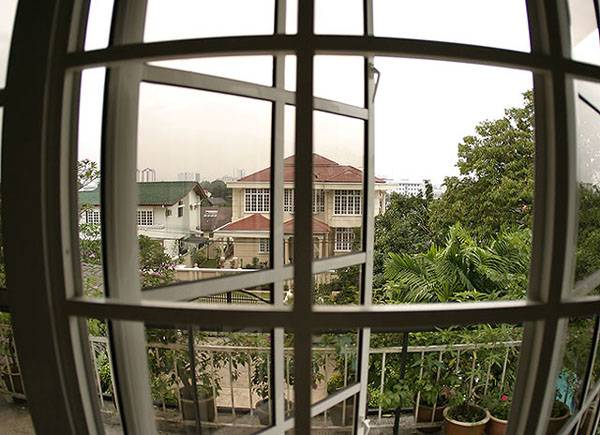
//> input picture Semester7/DZO/C06/images/distorted_window.jpg, 600 x 435 px
$ ./main   (built with g++ and OpenCV 4)
//> lines starting //> are read from the running program, lines starting //| are printed output that depends on the picture
#include <opencv2/opencv.hpp>

struct RLDUserData
{
    cv::Mat &src_8uc3_img;
    cv::Mat &undistorted_8uc3_img;
    int K1;
    int K2;
    int bili = 0;

    RLDUserData(const int K1, const int K2, cv::Mat &src_8uc3_img, cv::Mat &undistorted_8uc3_img) : K1(K1), K2(K2), src_8uc3_img(src_8uc3_img), undistorted_8uc3_img(undistorted_8uc3_img)
    {
    }
};

void geom_dist(cv::Mat &src_8uc3_img, cv::Mat &dst_8uc3_img, bool bili, double K1 = 1.0, double K2 = 1.0)
{
    double c_u = static_cast<double>(dst_8uc3_img.size().width) / 2;
    double c_v = static_cast<double>(dst_8uc3_img.size().height) / 2;
    double R = std::sqrt(std::pow(c_u, 2) + std::pow(c_v, 2));

#pragma omp parallel for
    for (int x_n = 0; x_n < dst_8uc3_img.size().width; ++x_n)
    {
#pragma omp parallel for
        for (int y_n = 0; y_n < dst_8uc3_img.size().height; ++y_n)
        {
            double x = (x_n - c_u) / R;
            double y = (y_n - c_v) / R;

            double r2 = std::pow(x, 2) + std::pow(y, 2);
            double scaling = 1.f / (1 + (K1)*r2 + (K2)*std::pow(r2, 2));

            double x_dd = (x_n - c_u) * scaling + c_u;
            int x_d = static_cast<int>(std::floor(x_dd));
            double y_dd = (y_n - c_v) * scaling + c_v;
            int y_d = static_cast<int>(std::floor(y_dd));

            if (x_d < 0 || x_d >= src_8uc3_img.cols ||
                y_d < 0 || y_d >= src_8uc3_img.rows)
            {
                dst_8uc3_img.at<cv::Vec3b>(y_n, x_n) = cv::Vec3b(0, 0, 0);
                continue;
            }

            if (!bili)
            {

                dst_8uc3_img.at<cv::Vec3b>(y_n, x_n) = src_8uc3_img.at<cv::Vec3b>(y_d, x_d);
                continue;
            }

            // BILI
            cv::Vec3b pixels[4]{};
            for (int y = 0; y < 2; ++y)
            {
                for (int x = 0; x < 2; ++x)
                {
                    if (x_d + x >= src_8uc3_img.cols ||
                        y_d + y >= src_8uc3_img.rows)
                    {
                        pixels[x + y * 2] = cv::Vec3b(0, 0, 0);
                        continue;
                    }

                    pixels[x + y * 2] = src_8uc3_img.at<cv::Vec3b>(y_d + y, x_d + x);
                }
            }

            cv::Vec3b colors{};

            for (int c = 0; c < 3; ++c)
            {
                double c11 = static_cast<double>(pixels[0][c]);
                double c21 = static_cast<double>(pixels[1][c]);
                double c12 = static_cast<double>(pixels[2][c]);
                double c22 = static_cast<double>(pixels[3][c]);

                double dx = x_dd - static_cast<double>(x_d);
                double dy = y_dd - static_cast<double>(y_d);

                double final = c11 * (1 - dx) * (1 - dy) +
                               c21 * dx * (1 - dy) +
                               c12 * (1 - dx) * dy +
                               c22 * dx * dy;

                colors[c] = static_cast<uchar>(std::clamp(final, 0.0, 255.0));
            }

            dst_8uc3_img.at<cv::Vec3b>(y_n, x_n) = colors;
        }
    }
}

void apply_rld(int id, void *user_data)
{
    RLDUserData *rld_user_data = (RLDUserData *)user_data;

    geom_dist(rld_user_data->src_8uc3_img, rld_user_data->undistorted_8uc3_img, static_cast<bool>(rld_user_data->bili), rld_user_data->K1 / 100.0, rld_user_data->K2 / 100.0);
    cv::imshow("Geom Dist", rld_user_data->undistorted_8uc3_img);
}

int ex_rld()
{
    cv::Mat src_8uc3_img, geom_8uc3_img;
    RLDUserData rld_user_data(3.0, 1.0, src_8uc3_img, geom_8uc3_img);

    src_8uc3_img = cv::imread("../images/distorted_window.jpg", cv::IMREAD_COLOR);
//> src_8uc3_img is the input picture: 435 rows x 600 cols, CV_8UC3; mean B, G, R 96.8, 113.5, 117.3
    if (src_8uc3_img.empty())
    {
        printf("Unable to load image!\n");
        exit(-1);
    }

    cv::namedWindow("Original Image");
    cv::imshow("Original Image", src_8uc3_img);

    geom_8uc3_img = src_8uc3_img.clone();
    apply_rld(0, (void *)&rld_user_data);
//> in apply_rld, `cv::imshow("Geom Dist", rld_user_data->undistorted_8uc3_img);`:
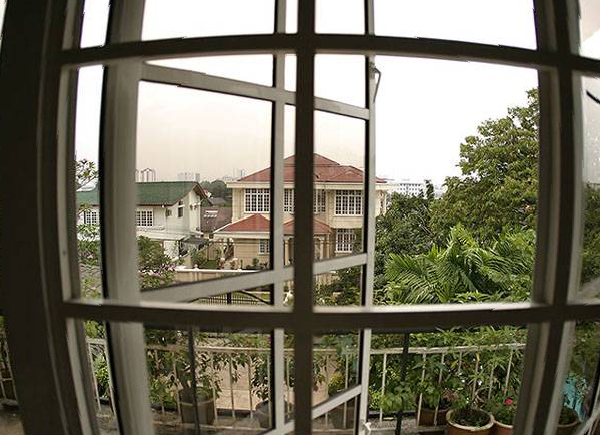
//> window 'Geom Dist': 435 rows x 600 cols, CV_8UC3; mean B, G, R 95.9, 112.6, 116.5

    cv::namedWindow("Geom Dist");
    cv::imshow("Geom Dist", geom_8uc3_img);

    cv::createTrackbar("K1", "Geom Dist", &rld_user_data.K1, 100, apply_rld, &rld_user_data);
    cv::createTrackbar("K2", "Geom Dist", &rld_user_data.K2, 100, apply_rld, &rld_user_data);
    // checkbox
    cv::createTrackbar("Bilinear Interp", "Geom Dist", &rld_user_data.bili, 1, apply_rld, &rld_user_data);
//> slider 'Bilinear Interp' is set to 1

    // Bacause of hyprland, I need to filter keys :)
    int key;
    while (true)
    {
        key = cv::waitKey(0);
//> call 2 of apply_rld, with id = 3
//> in apply_rld (call 2), `cv::imshow("Geom Dist", rld_user_data->undistorted_8uc3_img);`:
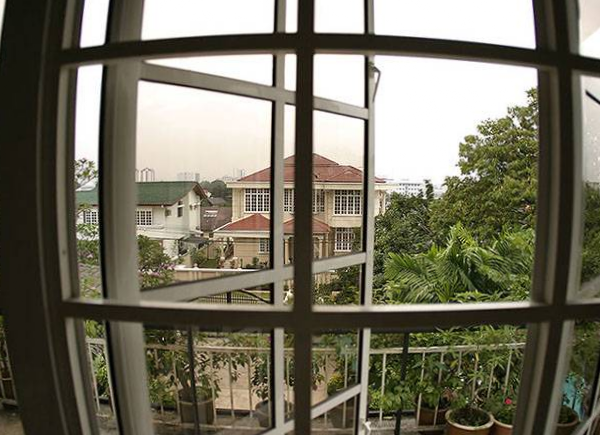
//> window 'Geom Dist': 435 rows x 600 cols, CV_8UC3; mean B, G, R 95.5, 112.3, 116.2
//> the Esc key is pressed
        if (key == 27 || key == '\r')
            break; // ESC or Enter
    }

    return 0;
}

int main()
{
    return ex_rld();
}

$ run again, with Semester7/DZO/C06/images/distorted_panorama.jpg copied over Semester7/DZO/C06/images/distorted_window.jpg
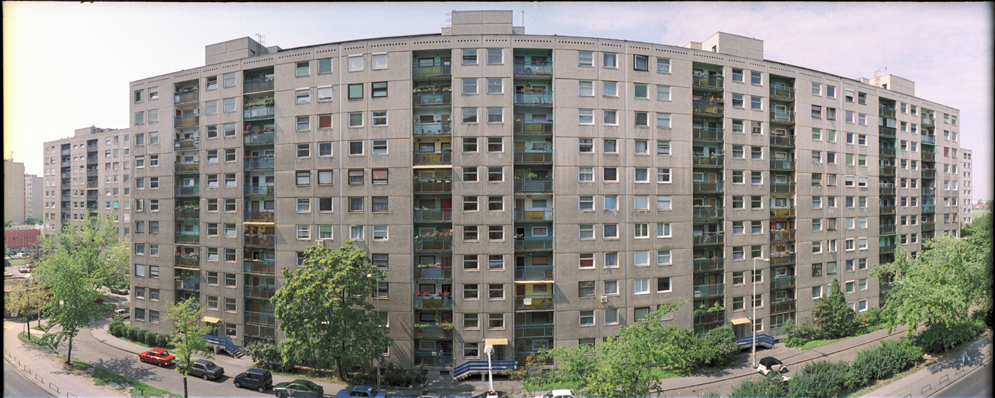
//> input picture Semester7/DZO/C06/images/distorted_panorama.jpg, 995 x 398 px
//> in ex_rld, src_8uc3_img is the input picture: 398 rows x 995 cols, CV_8UC3; mean B, G, R 135.1, 142.5, 144
//> in apply_rld, `cv::imshow("Geom Dist", rld_user_data->undistorted_8uc3_img);`:
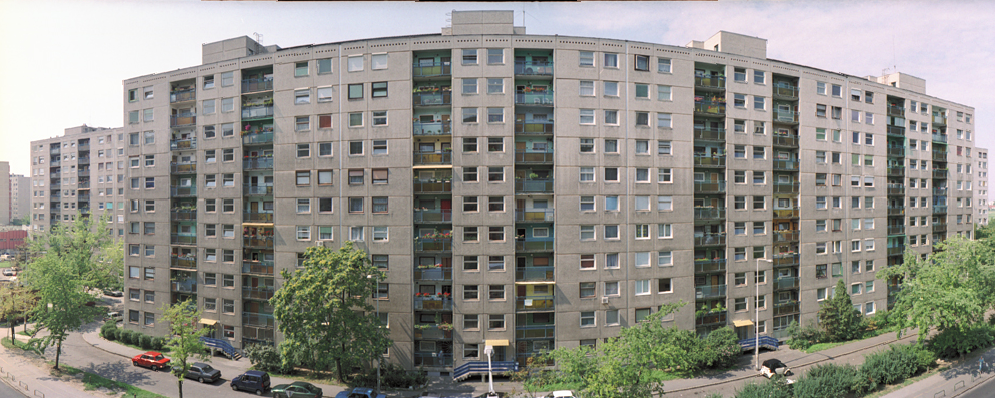
//> window 'Geom Dist': 398 rows x 995 cols, CV_8UC3; mean B, G, R 136.1, 143.4, 144.8
//> in apply_rld (call 2), `cv::imshow("Geom Dist", rld_user_data->undistorted_8uc3_img);`:
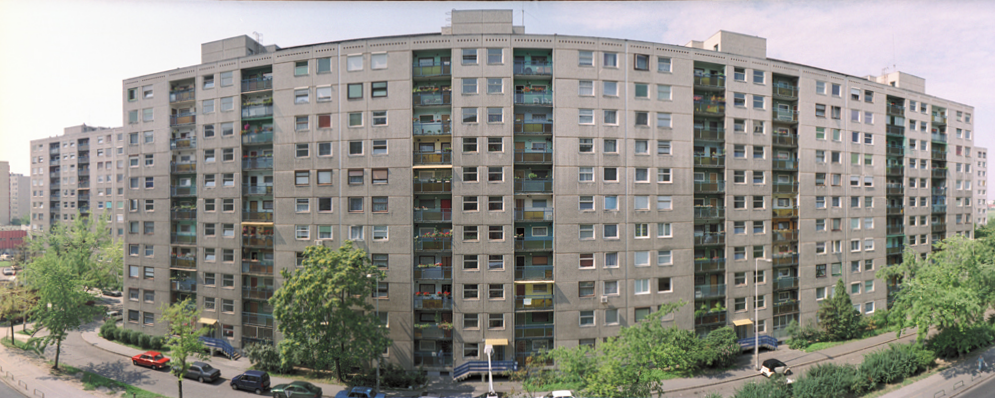
//> window 'Geom Dist': 398 rows x 995 cols, CV_8UC3; mean B, G, R 135.6, 143, 144.4
